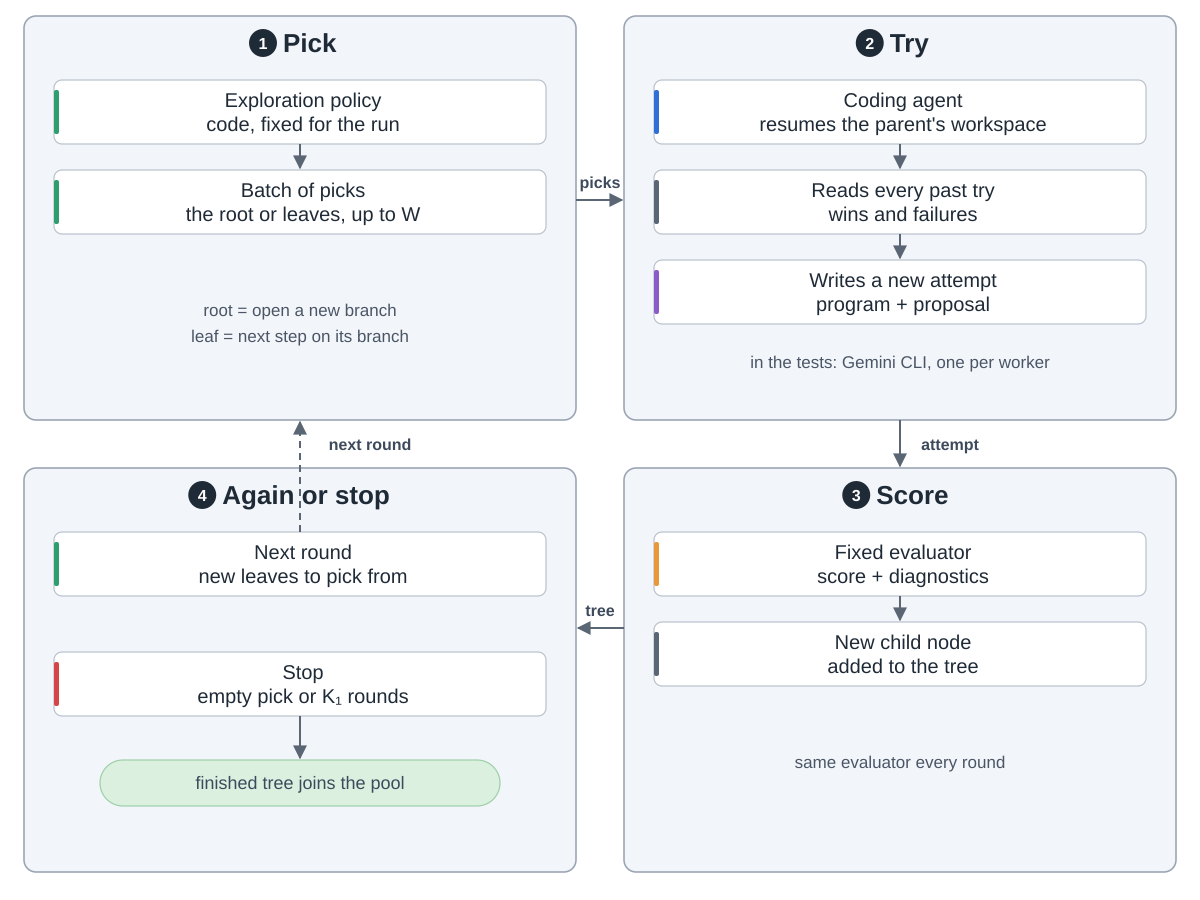

Source code (Python):
"""Dream-RSI step 1: one online run.  Drawn from the paper, section 3 "Online rollout", section 4
setup and appendix B.1 (exploration prompt), in github.com/zhengkid/Dream-RSI papers/Dream-RSI.pdf
(commit 4149ea9).  Run: python3 explore.py

Snake order: 1 pick (top left) -> 2 try (top right) -> 3 score (bottom right) ->
4 again or stop (bottom left) -> back to 1 for the next decision round."""
import sys
from pathlib import Path

sys.path.insert(0, str(Path(__file__).resolve().parents[2] / "tools"))
from archdiagram import Diagram  # noqa: E402

d = Diagram("Dream-RSI step 1: one online run",
            "1 Pick: the exploration policy, code that stays fixed for the whole run, picks a batch of up to W "
            "nodes, one per worker. 2 Try: for each pick a coding agent (Gemini CLI in the tests) resumes the "
            "parent's saved workspace, first reads every past try, wins and failures, then writes a new attempt: "
            "a program and a proposal. 3 Score: a fixed evaluator scores it and writes diagnostics; the result "
            "becomes a new child node in the tree. 4 Again or stop: the next round picks again from the new "
            "leaves; the run stops when the policy picks nothing or after K1 rounds, and the finished tree "
            "joins the pool.")

L, R, W = 24, 624, 552
T1, H1 = 16, 404
T2, H2 = 468, 404
CW, CH, GAP = 492, 64, 26


def column(x, top, cards):
    for i, (lbl, kind) in enumerate(cards):
        y = top + 64 + i * (CH + GAP)
        d.card(x + 30, y, lbl, kind, w=CW, h=CH)
        if i:
            d.arrow(f"M{x + W / 2} {y - GAP}V{y - 2}")


d.group(L, T1, W, H1, "Pick", 1)
column(L, T1, [("Exploration policy|code, fixed for the run", "plan"),
               ("Batch of picks|the root or leaves, up to W", "plan")])
d.note(L + W / 2, T1 + 300, "root = open a new branch")
d.note(L + W / 2, T1 + 326, "leaf = next step on its branch")

d.group(R, T1, W, H1, "Try", 2)
column(R, T1, [("Coding agent|resumes the parent's workspace", "coding"),
               ("Reads every past try|wins and failures", "data"),
               ("Writes a new attempt|program + proposal", "write")])
d.note(R + W / 2, T1 + 352, "in the tests: Gemini CLI, one per worker")

d.group(R, T2, W, H2, "Score", 3)
column(R, T2, [("Fixed evaluator|score + diagnostics", "critic"),
               ("New child node|added to the tree", "data")])
d.note(R + W / 2, T2 + 300, "same evaluator every round")

d.group(L, T2, W, H2, "Again or stop", 4)
d.card(L + 30, T2 + 64, "Next round|new leaves to pick from", "plan", w=CW, h=CH)
d.card(L + 30, T2 + 184, "Stop|empty pick or K₁ rounds", "review", w=CW, h=CH)
d.arrow(f"M{L + W / 2} {T2 + 248}V{T2 + 290}")
d.pill(L + 76, T2 + 292, 400, 46, "finished tree joins the pool", "front")

d.arrow(f"M{L + W} 200H{R - 2}", label="picks", at=(600, 188))
d.arrow(f"M{R + W / 2} {T1 + H1}V{T2 - 2}", label="attempt", at=(R + W / 2 + 50, T1 + H1 + 30))
d.arrow(f"M{R} {T2 + 160}H{L + W + 2}", label="tree", at=(600, T2 + 148))
d.arrow(f"M{L + W / 2} {T2 + 64}V{T1 + H1 + 2}", back=True, label="next round", at=(L + W / 2 + 70, T1 + H1 + 30))

d.save(Path(__file__).with_name("explore.svg"))
